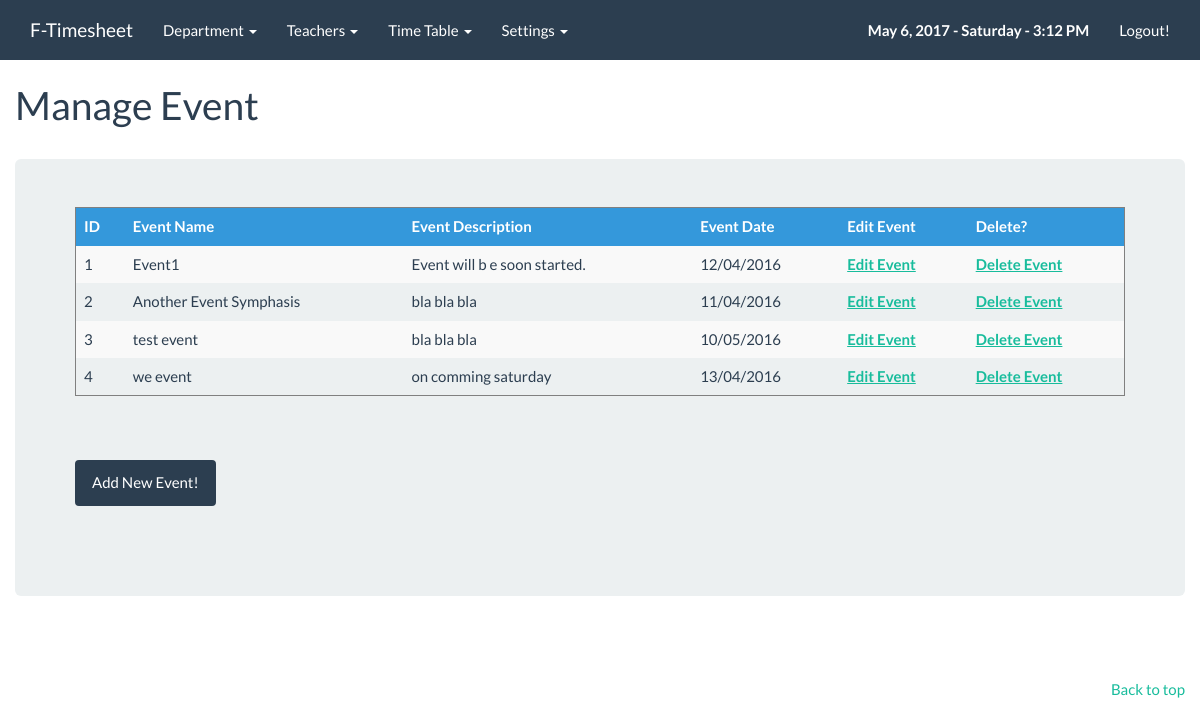
Screenshot of /admin/manageevents.php (signed in) with the database file from the repository.
### tables this page shows
CREATE TABLE IF NOT EXISTS `events` (
  `EventId` int(11) NOT NULL AUTO_INCREMENT,
  `EventName` varchar(100) NOT NULL,
  `EventDesc` varchar(500) NOT NULL,
  `EventDate` varchar(50) NOT NULL,
  PRIMARY KEY (`EventId`)
);

### admin/manageevents.php (the view, shortened to what this page needs)
<?PHP
include("../config.php");
$GetNews = "SELECT * from events";
$FetchNews = mysqli_query($conn,$GetNews);
?><!DOCTYPE html>
<html lang="en">
  <head>
    <link rel="stylesheet" href="../css/bootstrap.css" media="screen">
  <link rel="stylesheet" href="../js/jquery-ui.css">
  </head>
  <body>
    <div class="navbar navbar-default navbar-fixed-top">
      <div class="container">
        <div class="navbar-header">
          <a href="index.php" class="navbar-brand">F-Timesheet</a>
        </div>
        <div class="navbar-collapse collapse" id="navbar-main">
        <ul class="nav navbar-nav">
         <li class="dropdown">
          <a href="#" class="dropdown-toggle" data-toggle="dropdown" role="button" aria-expanded="false">Department <span class="caret"></span></a>
        </li>
		<li class="dropdown">
          <a href="#" class="dropdown-toggle" data-toggle="dropdown" role="button" aria-expanded="false">Teachers <span class="caret"></span></a>
        </li>
		<li class="dropdown">
          <a href="#" class="dropdown-toggle" data-toggle="dropdown" role="button" aria-expanded="false">Time Table <span class="caret"></span></a>
        </li>
		<li class="dropdown">
          <a href="#" class="dropdown-toggle" data-toggle="dropdown" role="button" aria-expanded="false">Settings <span class="caret"></span></a>
        </li>
          </ul>
          <ul class="nav navbar-nav navbar-right">
            <li style="text-decoration:none;"><a><span id="date_time"></span></a>
            <script type="text/javascript">window.onload = date_time('date_time');</script></li>
			 <li>
              <a href="logout.php">Logout!</a>
            </li>
          </ul>
        </div>
      </div>
    </div>
    <div class="container">
      <div class="page-header" id="banner">
        <div class="row">
           <br><h1>Manage Event</h1><br>
		   <div class="jumbotron">
	  <? if ($_GET['typ'] == 'edit'){
$GetEvent = "SELECT * from events where EventId=".$_GET['id'];
$FetchEvent = mysqli_query($conn,$GetEvent);
$FetchEvent = mysqli_fetch_array($FetchEvent);
?>
	  <div class="well bs-component">
			 <form class="form-horizontal"  onsubmit="return verify1();" id="infoForm1" method="post">
                <fieldset>
                  <div class="form-group">
				     <label for="inputName" class="col-lg-2 control-label">Event Name: </label>
                    <div class="col-lg-10">
                    <input type="text" class="form-control"   name="EventName" value="<?=$FetchEvent['EventName'];?>"   placeholder="Please Enter Event Name" maxlength="100" required>
                  </div></div>
				   <div class="form-group">
				     <label for="inputName" class="col-lg-2 control-label">Event Description: </label>
                    <div class="col-lg-10">
                    <input type="text" class="form-control" id="EventDesc" name="EventDesc" value="<?=$FetchEvent['EventDesc'];?>" placeholder="Please Enter Event Description" maxlength="600" required>
                  </div></div>
				   <div class="form-group">
				     <label for="inputName" class="col-lg-2 control-label">Event Date: </label>
                    <div class="col-lg-10">
                    <input type="text" class="form-control" id="datepicker" value="<?=$FetchEvent['EventDate'];?>"  name="EventDate" style="background-color:#FFF;"  placeholder="Please Enter Event Date" maxlength="50" readonly required>
                  </div></div>
				   <div class="form-group">
                    <div class="col-lg-10 col-lg-offset-2">
					 <input type="hidden" value="updateevent" name="formtype"/>
					 <input type="hidden" value="<?=$_GET['id'];?>"  name="eventid"/>
                        <input type="submit" value="Update Event Details" name="submit"  class="btn btn-primary"/>
             <br><br><div id="show1" style="color:red; font-weight:bold;"></div>
                    </div>
                  </div>
                </fieldset>
              </form>
			 </div>
	  <? }else{ ?>
	 <table class="table table-striped table-hover " border="1">
  <thead>
    <tr class="info">
      <th class="row-1 row">ID</th>
      <th class="row-2 row">Event Name</th>
      <th class="row-2 row">Event Description</th>
      <th class="row-2 row">Event Date</th>
   <th class="row-2 row"> Edit Event</th>
   <th class="row-2 row"> Delete?</th>
    </tr>
  </thead>
  <tbody>
 <?  if(mysqli_num_rows($FetchNews)>0){ $i=1;
 while ($ListData=mysqli_fetch_array($FetchNews)){
 ?>
  <tr>
      <td><?=$ListData['EventId'];?></td>
      <td><?=$ListData['EventName'];?></td>
       <td><?=wordwrap($ListData['EventDesc'], 110, "<br />\n");?></td>
	   <td><?=$ListData['EventDate'];?></td>
	   <td><a href="manageevents.php?id=<?=$ListData['EventId'];?>&typ=edit" ><b>Edit Event</b></a></td>
	   <td><a href="manageevents.php?id=<?=$ListData['EventId'];?>&typ=del"  onclick="return confirm('Are you sure you want to Delete this Event?');"><b>Delete Event</b></a></td>
    </tr>
<?    $i= $i+1; }  }else{ echo "<tr><td></td><td><center><strong>No Records to Display</strong></center></td></tr>"; } mysqli_close($conn); ?> </tbody></table>
					 <br><br><button class="btn btn-primary" id="show" >Add New Event! </button> <center> </center><br><br>
	  <?}?>
  </div>
		  </div>
		  </div>
      <footer>  <br>
        <div class="row">
		<ul class="list-unstyled">
              <li class="pull-right"><a href="#top">Back to top</a></li>
			  </ul>
        </div>
      </footer>
    </div>
 </body>
</html>

### rows the page displays
events: EventId "1", EventName "Event1", EventDesc "Event will b e soon started.", EventDate "12/04/2016"
events: EventId "2", EventName "Another Event Symphasis", EventDesc "bla bla bla", EventDate "11/04/2016"
events: EventId "3", EventName "test event", EventDesc "bla bla bla", EventDate "10/05/2016"
events: EventId "4", EventName "we event", EventDesc "on comming saturday", EventDate "13/04/2016"
